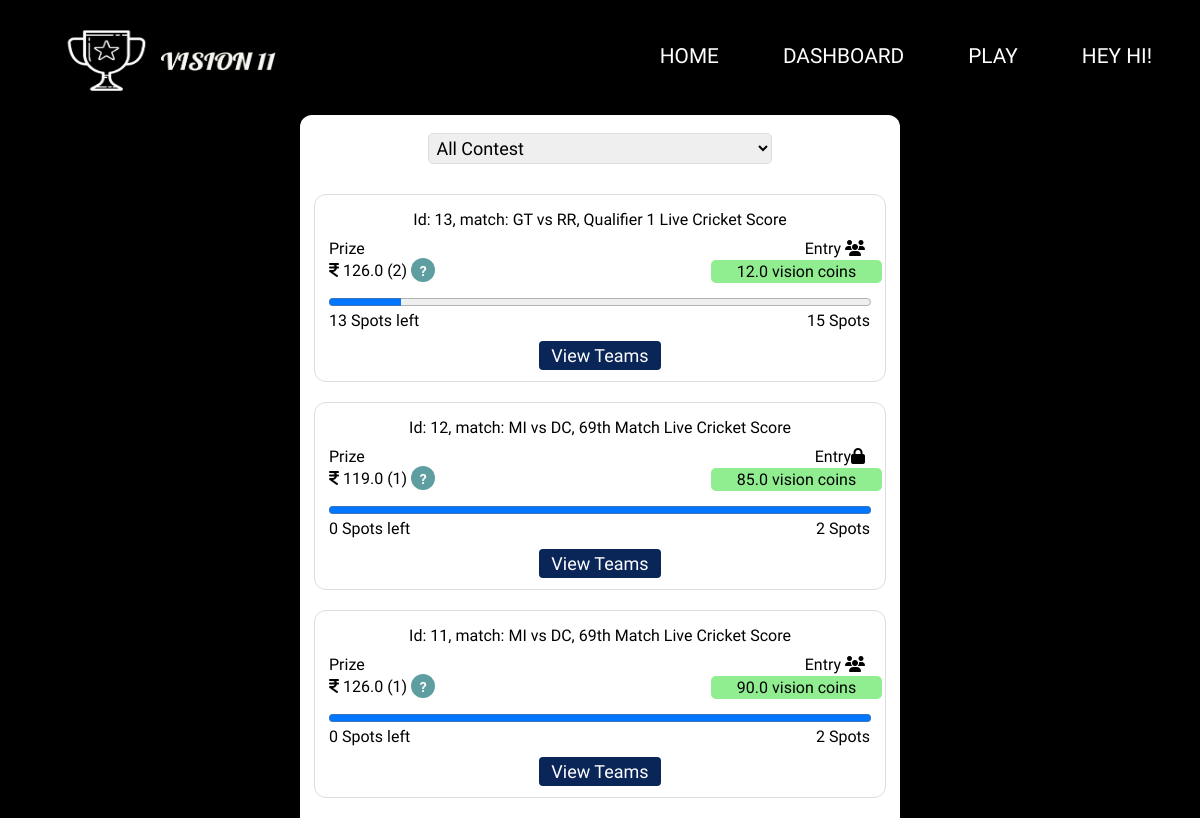
/mycontests (signed in, upper part), run on an earlier commit of the app's database.
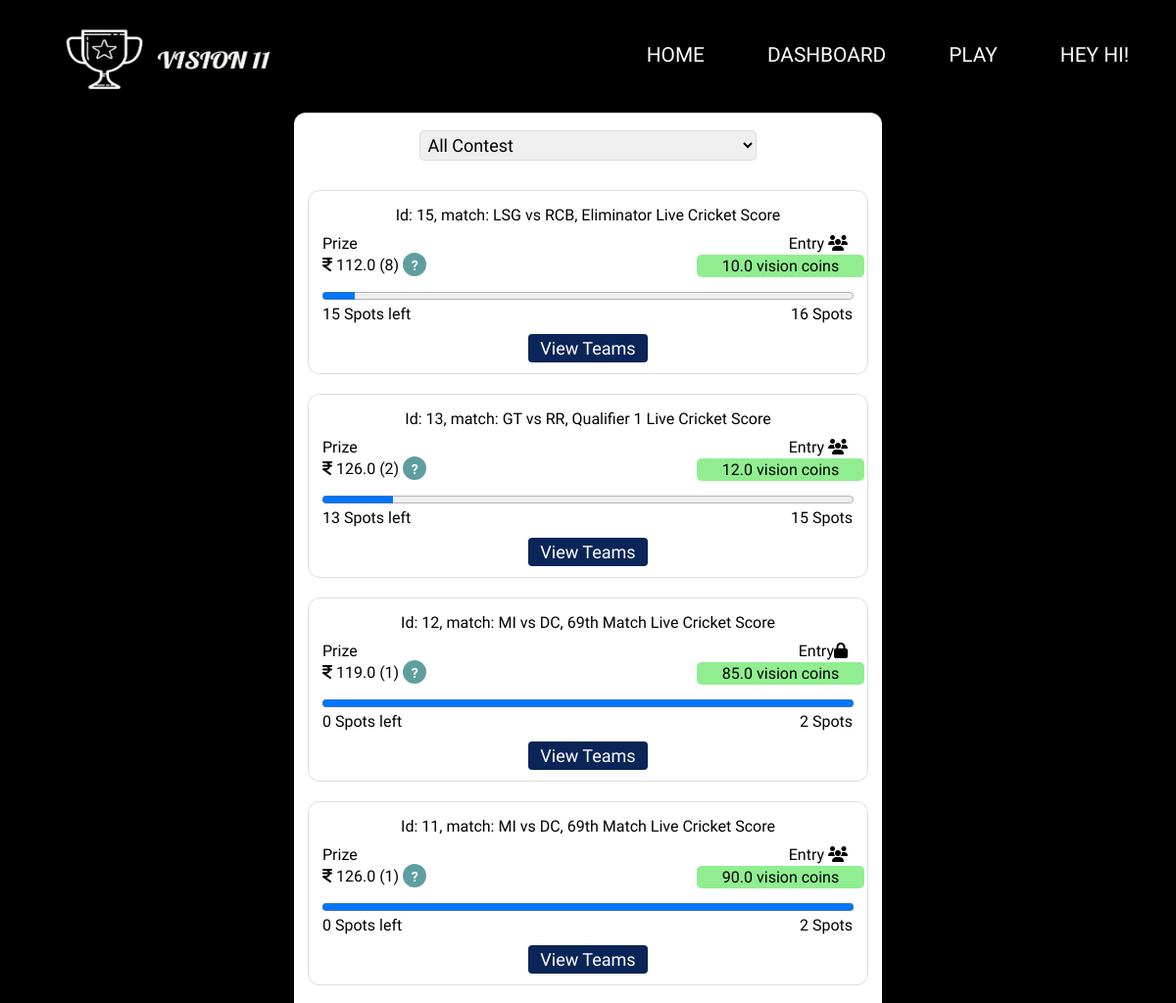
And on a later commit of the database.
### usermanagerAPP/models.py (models this page shows, shortened)
class User1(AbstractUser):
    first_name = models.CharField(
        max_length=20
    )
    last_name = models.CharField(
        max_length=20
    )
    username = models.CharField(
        max_length=20,
        unique=True
    )
    age = models.IntegerField(
        null=True,
        blank=True
    )
    email = models.EmailField(
        max_length=50
    )
    vision_credits = models.FloatField(
        default=0
    )
    currency_type = models.CharField(
        choices=Currency_Choices,
        default=Choices.VISION_CANDIES,
        max_length=50
    )
    gender_type = models.CharField(
        choices=Gender_Choices,
        null=True,
        max_length=10
    )
    country = models.CharField(
        max_length=50
    )
    adult = models.BooleanField(
        'Adult_status',
        default=False
    )
    staff = models.BooleanField(
        'Staff_status',
        default=False
    )
    superuser = models.BooleanField(
        'super_user_status',
        default=False
    )
    aadhar_image = models.FileField(
        upload_to='others',
        null=True,
        blank=True
    )
    contests_won = models.IntegerField(
        default=0
    )
    objects = UserManager()

### mainAPP/models.py (models this page shows, shortened)
class Contest(models.Model):
    match_id = models.ForeignKey(
        Match,
        on_delete=models.CASCADE
    )
    user = models.ManyToManyField(
        User1,
        blank= True
    )
    entry_fee = models.FloatField(
        default=1
    )
    fee_type = models.CharField(
        max_length=20,
        default='vision candies'
    )
    length = models.IntegerField(
        default=1
    )
    price_fee = models.FloatField(
        default=0
    )
    teams = models.ManyToManyField(
        to=UserTeam,
        blank=True
    )
    reward_claimed = models.BooleanField(
        default=False
    )
    contest_type = models.CharField(
        default="public",
        max_length=25
    )
    password = models.CharField(
        max_length=128,
        null=True,
        blank=True
    )
    no_of_winners = models.IntegerField(
        default=1
    )
    price_distribution_array = models.TextField(
        null=True,
        blank=True
    )
    is_equal_distribute = models.BooleanField(
        default=True
    )

class Match(models.Model):
    url = models.TextField(
        unique=True
    )
    title = models.TextField(
        null=True,
        blank=True
    )
    time = models.DateTimeField()
    name = models.CharField(
        max_length=100,
        null=True,
        blank=True
    )
    team1 = models.CharField(
        max_length=60,
        null=True,
        blank=True
    )
    team2 = models.CharField(
        max_length=60,
        null=True,
        blank=True
    )
    is_match_end = models.BooleanField(
        default=False
    )
    team1_img = models.TextField(
        null=True,
        blank=True
    )
    team2_img = models.TextField(
        null=True,
        blank=True
    )

### mainAPP/views.py (the view)
# urls.py: path('mycontests',views.RenderUserContest),
@login_required(login_url='/accounts/login')
def RenderUserContest(request):
    try:
        return vision11_render().render_usercontest(request)
    except:
        return redirect('/')

### templates/usercontest.html (shortened to what this page needs)
{% load static %}
<!DOCTYPE html>
<html lang="en">
<head>
    <link rel="stylesheet" href="{% static 'css/usercontest.css' %}">
    <link rel="stylesheet" href="https://stackpath.bootstrapcdn.com/font-awesome/4.7.0/css/font-awesome.min.css">
    <link rel="stylesheet" href="{% static 'css/navbar.css' %}">
</head>
<body>
    {% include 'navbar.html' %}
    <div class="multicolorbg">
        <div class="box" id="box">
            <select name="contestfilter" id="user_team" onchange="change_filter(id)">
                <option value="All Contest">All Contest</option>
              </select>
            <div class="allcontest" id="allcontest">
            {% for contest,slot,per in contests %}
                <div class="contest">
                    <div class="mathc_name">
                        <span>Id: {{ contest.id }}, match: {{ contest.match_id.title }}</span>
                    </div>
                    <div class="maincont">
                        <div class="heade">
                            <span class="prz">Prize</span>
                            {% if contest.contest_type == 'public' %}
                            <span class="entr">Entry <i class="fa fa-users" aria-hidden="true"></i>
                            </span>
                            {% else %}
                            <span class="entr">Entry<i class="fa fa-lock" aria-hidden="true"></i>
                            </span>
                            {% endif %}
                        </div>
                        <div class="money_container">
                            <span id="prize" class="prize"><i class="fa fa-inr" aria-hidden="true"></i>
                                {{ contest.price_fee }} ({{ contest.no_of_winners }})
                                <div class="help-tip" onclick="show_winners({{ contest.id }})">
                                </div>
                            </span>
                            <span id="entryfee1" class="entryfe">{{ contest.entry_fee }} {{ contest.fee_type }}</span>
                        </div>
                        <div class="progress_bar">
                            <progress id="prog1" value="{{ per }}" max="100" class="prog_bar"> 0% </progress>
                            <div class="spots">
                                <span id="spot_left1" class="spot_left">{{ slot }} Spots left</span>
                                <span id="total_spots1" class="total_spot">{{ contest.length }} Spots</span>
                            </div>
                        </div>
                        <div class="join">
                            <a href = "/contestdetails/contest={{ contest.id }}">View Teams</a>
                        </div>
                    </div>
                </div>
            {% endfor %}
            </div>
            </div>
        </div>
</body>
</html>

### templates/navbar.html (shortened to what this page needs)
{% load static %}
<header class="header">
    <img width="250px" height="70px" src="{% static 'imgs/web/logo.png' %}" alt="">
  <nav class="navbar">
    <ul class="navbar-list">
      <li><a class="navbar-link" href="/">Home</a></li>
      <li><a class="navbar-link" href="/dashboard">Dashboard</a></li>
      <li><a class="navbar-link" href="/play">Play</a></li>
      {% if not user.is_authenticated %}
      <li><a class="navbar-link" href="/accounts/signup" target="_blank">Register</a>
      {% else %}
      <li><a class="navbar-link" href="#">Hey {{user.first_name}}!</a>
      {% endif %}
      </li>
    </ul>
  </nav>
</header>

### statics/css/usercontest.css (style rules this page uses)
* { margin: 0; padding: 0; box-sizing: border-box; font-family: system-ui; }
body { overflow-x: hidden; }
.multicolorbg { background: crimson; background-image: linear-gradient(120deg, #000 55%, crimson 55%); background-repeat: no-repeat; background-size: cover; width: 100vw; min-height: 100vh; overflow: hidden; }
#allcontest,#completed,#winings,#live { height: 70vh; overflow-y: auto; }
.multicolorbg .box { width: 600px; margin: auto; margin-top: 115px; margin-bottom: 15px; background: #fff; padding: 15px 14px; border-radius: 12px; box-shadow: 0 5px 10px rgba(0,0,0,0.1); }
.contest { margin: auto; margin-top: 20px; background: #fff; padding: 15px 14px; border-radius: 12px; border: 1px solid #dddddd; position: relative; }
.mathc_name { text-align: center; }
.entr, .entryfe { position: absolute; }
.entr { right: 20px; }
.entryfe { margin-top: 2px; text-align: center; display: inline-block; right: 3px; width: 30%; background: lightgreen; padding: 2px; border-radius: 5px; white-space: nowrap; overflow: hidden; text-overflow: ellipsis; }
.prize { margin-top: 2px; }
.progress_bar { margin-top: 10px; }
.prog_bar { width: 100%; }
.total_spot { position: absolute; right: 15px; }
.join { text-align: center; margin-top: 15px; }
.join a { color: #fff; background: #0A2558; padding: 4px 12px; font-size: 18px; font-weight: 400; border-radius: 4px; text-decoration: none; transition: all 0.3s ease; cursor: pointer; }
.maincont { margin-top: 10px; }
select#user_team { display: block; width: 60%; margin: auto; margin-bottom: 10px; padding: 3px; font-size: 18px; border-radius: 5px; border: 1px solid #dddddd; margin-top: 3px; }
.help-tip { display: inline-block; text-align: center; background: cadetblue; border-radius: 50%; width: 24px; height: 24px; font-size: 14px; line-height: 26px; cursor: pointer; }
.help-tip:before { content:'?'; font-weight: bold; color:#fff; }

### statics/css/navbar.css (style rules this page uses)
* { padding: 0; margin: 0; box-sizing: border-box; font-family: "Work Sans", sans-serif; }
body,html { overflow-x: hidden; position: relative; }
.header { padding: 0 3rem; height: 7rem; display: flex; justify-content: space-between; align-items: center; position: absolute; width: 100vw; background: transparent; overflow: hidden; z-index: 10000; }
.header img { display: block; margin-top: 7px; z-index: 1000000; }
.navbar-list { display: flex; gap: 4rem; list-style: none; }
.navbar-link:link, .navbar-link:visited { display: inline-block; text-transform: uppercase; text-decoration: none; font-size: 1.3rem; font-weight: 500; color: white; transition: all 0.3s; }

What changed in the data, as far as the page shows it:
added Contest: id "15", match_id "LSG vs RCB, Eliminator Live Cricket Score", contest_type "Entry", price_fee "112.0", no_of_winners "8", entry_fee "10.0", fee_type "vision coins", {{ per }} 6.25 (drawn), length "16"
